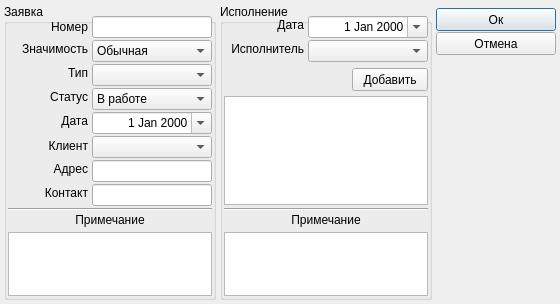
<?xml version="1.0" encoding="UTF-8"?>
<ui version="4.0">
 <class>TRequestDlg</class>
 <widget class="QDialog" name="TRequestDlg">
  <property name="windowModality">
   <enum>Qt::ApplicationModal</enum>
  </property>
  <property name="geometry">
   <rect>
    <x>0</x>
    <y>0</y>
    <width>560</width>
    <height>304</height>
   </rect>
  </property>
  <property name="minimumSize">
   <size>
    <width>560</width>
    <height>304</height>
   </size>
  </property>
  <property name="maximumSize">
   <size>
    <width>560</width>
    <height>304</height>
   </size>
  </property>
  <property name="windowTitle">
   <string>Заявка</string>
  </property>
  <widget class="QPushButton" name="okBtn">
   <property name="geometry">
    <rect>
     <x>436</x>
     <y>8</y>
     <width>120</width>
     <height>23</height>
    </rect>
   </property>
   <property name="text">
    <string>Ок</string>
   </property>
   <property name="icon">
    <iconset resource="../res/request.qrc">
     <normaloff>:/images/ok</normaloff>:/images/ok</iconset>
   </property>
   <property name="default">
    <bool>true</bool>
   </property>
  </widget>
  <widget class="QPushButton" name="cancelBtn">
   <property name="geometry">
    <rect>
     <x>436</x>
     <y>32</y>
     <width>120</width>
     <height>23</height>
    </rect>
   </property>
   <property name="text">
    <string>Отмена</string>
   </property>
   <property name="icon">
    <iconset resource="../res/request.qrc">
     <normaloff>:/images/cancel</normaloff>:/images/cancel</iconset>
   </property>
  </widget>
  <widget class="QGroupBox" name="requestGroup">
   <property name="geometry">
    <rect>
     <x>4</x>
     <y>4</y>
     <width>212</width>
     <height>296</height>
    </rect>
   </property>
   <property name="title">
    <string>Заявка</string>
   </property>
   <widget class="QLabel" name="label_2">
    <property name="geometry">
     <rect>
      <x>4</x>
      <y>16</y>
      <width>80</width>
      <height>14</height>
     </rect>
    </property>
    <property name="frameShape">
     <enum>QFrame::NoFrame</enum>
    </property>
    <property name="text">
     <string>Номер</string>
    </property>
    <property name="alignment">
     <set>Qt::AlignRight|Qt::AlignTrailing|Qt::AlignVCenter</set>
    </property>
   </widget>
   <widget class="QLabel" name="label_3">
    <property name="geometry">
     <rect>
      <x>4</x>
      <y>38</y>
      <width>80</width>
      <height>14</height>
     </rect>
    </property>
    <property name="frameShape">
     <enum>QFrame::NoFrame</enum>
    </property>
    <property name="text">
     <string>Значимость</string>
    </property>
    <property name="alignment">
     <set>Qt::AlignRight|Qt::AlignTrailing|Qt::AlignVCenter</set>
    </property>
   </widget>
   <widget class="QLabel" name="label_9">
    <property name="geometry">
     <rect>
      <x>4</x>
      <y>62</y>
      <width>80</width>
      <height>14</height>
     </rect>
    </property>
    <property name="frameShape">
     <enum>QFrame::NoFrame</enum>
    </property>
    <property name="text">
     <string>Тип</string>
    </property>
    <property name="alignment">
     <set>Qt::AlignRight|Qt::AlignTrailing|Qt::AlignVCenter</set>
    </property>
   </widget>
   <widget class="QLabel" name="label_8">
    <property name="geometry">
     <rect>
      <x>4</x>
      <y>86</y>
      <width>80</width>
      <height>14</height>
     </rect>
    </property>
    <property name="frameShape">
     <enum>QFrame::NoFrame</enum>
    </property>
    <property name="text">
     <string>Статус</string>
    </property>
    <property name="alignment">
     <set>Qt::AlignRight|Qt::AlignTrailing|Qt::AlignVCenter</set>
    </property>
   </widget>
   <widget class="QLabel" name="label_4">
    <property name="geometry">
     <rect>
      <x>4</x>
      <y>110</y>
      <width>80</width>
      <height>14</height>
     </rect>
    </property>
    <property name="frameShape">
     <enum>QFrame::NoFrame</enum>
    </property>
    <property name="text">
     <string>Дата</string>
    </property>
    <property name="alignment">
     <set>Qt::AlignRight|Qt::AlignTrailing|Qt::AlignVCenter</set>
    </property>
   </widget>
   <widget class="QLabel" name="label_10">
    <property name="geometry">
     <rect>
      <x>4</x>
      <y>208</y>
      <width>204</width>
      <height>16</height>
     </rect>
    </property>
    <property name="frameShape">
     <enum>QFrame::NoFrame</enum>
    </property>
    <property name="text">
     <string>Примечание</string>
    </property>
    <property name="alignment">
     <set>Qt::AlignCenter</set>
    </property>
   </widget>
   <widget class="QLabel" name="label_6">
    <property name="geometry">
     <rect>
      <x>4</x>
      <y>134</y>
      <width>80</width>
      <height>16</height>
     </rect>
    </property>
    <property name="frameShape">
     <enum>QFrame::NoFrame</enum>
    </property>
    <property name="text">
     <string>Клиент</string>
    </property>
    <property name="alignment">
     <set>Qt::AlignRight|Qt::AlignTrailing|Qt::AlignVCenter</set>
    </property>
   </widget>
   <widget class="Line" name="line">
    <property name="geometry">
     <rect>
      <x>4</x>
      <y>204</y>
      <width>204</width>
      <height>3</height>
     </rect>
    </property>
    <property name="orientation">
     <enum>Qt::Horizontal</enum>
    </property>
   </widget>
   <widget class="QLineEdit" name="numberEdit">
    <property name="geometry">
     <rect>
      <x>88</x>
      <y>12</y>
      <width>120</width>
      <height>22</height>
     </rect>
    </property>
    <property name="alignment">
     <set>Qt::AlignRight|Qt::AlignTrailing|Qt::AlignVCenter</set>
    </property>
   </widget>
   <widget class="QComboBox" name="importanceCombo">
    <property name="geometry">
     <rect>
      <x>88</x>
      <y>36</y>
      <width>120</width>
      <height>22</height>
     </rect>
    </property>
    <property name="currentText">
     <string>Обычная</string>
    </property>
    <item>
     <property name="text">
      <string>Обычная</string>
     </property>
    </item>
    <item>
     <property name="text">
      <string>Важная</string>
     </property>
    </item>
    <item>
     <property name="text">
      <string>Неизвестно</string>
     </property>
    </item>
   </widget>
   <widget class="QComboBox" name="typeCombo">
    <property name="geometry">
     <rect>
      <x>88</x>
      <y>60</y>
      <width>120</width>
      <height>22</height>
     </rect>
    </property>
   </widget>
   <widget class="QComboBox" name="statusCombo">
    <property name="geometry">
     <rect>
      <x>88</x>
      <y>84</y>
      <width>120</width>
      <height>22</height>
     </rect>
    </property>
    <item>
     <property name="text">
      <string>В работе</string>
     </property>
    </item>
    <item>
     <property name="text">
      <string>Отменена</string>
     </property>
    </item>
    <item>
     <property name="text">
      <string>Выполнена</string>
     </property>
    </item>
    <item>
     <property name="text">
      <string>Неизвестно</string>
     </property>
    </item>
   </widget>
   <widget class="QComboBox" name="clientCombo">
    <property name="geometry">
     <rect>
      <x>88</x>
      <y>132</y>
      <width>120</width>
      <height>22</height>
     </rect>
    </property>
   </widget>
   <widget class="QDateEdit" name="requestDateEdit">
    <property name="geometry">
     <rect>
      <x>88</x>
      <y>108</y>
      <width>120</width>
      <height>22</height>
     </rect>
    </property>
    <property name="alignment">
     <set>Qt::AlignRight|Qt::AlignTrailing|Qt::AlignVCenter</set>
    </property>
    <property name="calendarPopup">
     <bool>true</bool>
    </property>
   </widget>
   <widget class="QPlainTextEdit" name="requestNoteEdit">
    <property name="geometry">
     <rect>
      <x>4</x>
      <y>228</y>
      <width>204</width>
      <height>64</height>
     </rect>
    </property>
   </widget>
   <widget class="QLabel" name="label_7">
    <property name="geometry">
     <rect>
      <x>4</x>
      <y>158</y>
      <width>80</width>
      <height>14</height>
     </rect>
    </property>
    <property name="frameShape">
     <enum>QFrame::NoFrame</enum>
    </property>
    <property name="text">
     <string>Адрес</string>
    </property>
    <property name="alignment">
     <set>Qt::AlignRight|Qt::AlignTrailing|Qt::AlignVCenter</set>
    </property>
   </widget>
   <widget class="QLineEdit" name="addressEdit">
    <property name="geometry">
     <rect>
      <x>88</x>
      <y>156</y>
      <width>120</width>
      <height>22</height>
     </rect>
    </property>
    <property name="alignment">
     <set>Qt::AlignLeading|Qt::AlignLeft|Qt::AlignVCenter</set>
    </property>
   </widget>
   <widget class="QLineEdit" name="contactEdit">
    <property name="geometry">
     <rect>
      <x>88</x>
      <y>180</y>
      <width>120</width>
      <height>22</height>
     </rect>
    </property>
    <property name="alignment">
     <set>Qt::AlignLeading|Qt::AlignLeft|Qt::AlignVCenter</set>
    </property>
   </widget>
   <widget class="QLabel" name="label_12">
    <property name="geometry">
     <rect>
      <x>4</x>
      <y>182</y>
      <width>80</width>
      <height>14</height>
     </rect>
    </property>
    <property name="frameShape">
     <enum>QFrame::NoFrame</enum>
    </property>
    <property name="text">
     <string>Контакт</string>
    </property>
    <property name="alignment">
     <set>Qt::AlignRight|Qt::AlignTrailing|Qt::AlignVCenter</set>
    </property>
   </widget>
  </widget>
  <widget class="QGroupBox" name="realizeGroup">
   <property name="geometry">
    <rect>
     <x>220</x>
     <y>4</y>
     <width>212</width>
     <height>296</height>
    </rect>
   </property>
   <property name="title">
    <string>Исполнение</string>
   </property>
   <widget class="QPlainTextEdit" name="realizeNoteEdit">
    <property name="geometry">
     <rect>
      <x>4</x>
      <y>228</y>
      <width>204</width>
      <height>64</height>
     </rect>
    </property>
   </widget>
   <widget class="QDateEdit" name="realizeDateEdit">
    <property name="geometry">
     <rect>
      <x>88</x>
      <y>12</y>
      <width>120</width>
      <height>22</height>
     </rect>
    </property>
    <property name="alignment">
     <set>Qt::AlignRight|Qt::AlignTrailing|Qt::AlignVCenter</set>
    </property>
    <property name="calendarPopup">
     <bool>true</bool>
    </property>
   </widget>
   <widget class="QLabel" name="label_5">
    <property name="geometry">
     <rect>
      <x>4</x>
      <y>14</y>
      <width>80</width>
      <height>14</height>
     </rect>
    </property>
    <property name="frameShape">
     <enum>QFrame::NoFrame</enum>
    </property>
    <property name="text">
     <string>Дата</string>
    </property>
    <property name="alignment">
     <set>Qt::AlignRight|Qt::AlignTrailing|Qt::AlignVCenter</set>
    </property>
   </widget>
   <widget class="QComboBox" name="performerCombo">
    <property name="geometry">
     <rect>
      <x>88</x>
      <y>36</y>
      <width>120</width>
      <height>22</height>
     </rect>
    </property>
   </widget>
   <widget class="QLabel" name="performerLbl">
    <property name="geometry">
     <rect>
      <x>4</x>
      <y>38</y>
      <width>80</width>
      <height>14</height>
     </rect>
    </property>
    <property name="frameShape">
     <enum>QFrame::NoFrame</enum>
    </property>
    <property name="text">
     <string>Исполнитель</string>
    </property>
    <property name="alignment">
     <set>Qt::AlignRight|Qt::AlignTrailing|Qt::AlignVCenter</set>
    </property>
   </widget>
   <widget class="QLabel" name="label_11">
    <property name="geometry">
     <rect>
      <x>4</x>
      <y>208</y>
      <width>204</width>
      <height>16</height>
     </rect>
    </property>
    <property name="frameShape">
     <enum>QFrame::NoFrame</enum>
    </property>
    <property name="text">
     <string>Примечание</string>
    </property>
    <property name="alignment">
     <set>Qt::AlignCenter</set>
    </property>
   </widget>
   <widget class="Line" name="line_3">
    <property name="geometry">
     <rect>
      <x>4</x>
      <y>204</y>
      <width>204</width>
      <height>3</height>
     </rect>
    </property>
    <property name="orientation">
     <enum>Qt::Horizontal</enum>
    </property>
   </widget>
   <widget class="QPlainTextEdit" name="workersEdit">
    <property name="geometry">
     <rect>
      <x>4</x>
      <y>92</y>
      <width>204</width>
      <height>109</height>
     </rect>
    </property>
   </widget>
   <widget class="QPushButton" name="addBtn">
    <property name="geometry">
     <rect>
      <x>132</x>
      <y>64</y>
      <width>76</width>
      <height>23</height>
     </rect>
    </property>
    <property name="text">
     <string>Добавить</string>
    </property>
   </widget>
  </widget>
 </widget>
 <tabstops>
  <tabstop>numberEdit</tabstop>
  <tabstop>importanceCombo</tabstop>
  <tabstop>typeCombo</tabstop>
  <tabstop>statusCombo</tabstop>
  <tabstop>requestDateEdit</tabstop>
  <tabstop>clientCombo</tabstop>
  <tabstop>addressEdit</tabstop>
  <tabstop>contactEdit</tabstop>
  <tabstop>requestNoteEdit</tabstop>
  <tabstop>realizeDateEdit</tabstop>
  <tabstop>performerCombo</tabstop>
  <tabstop>addBtn</tabstop>
  <tabstop>workersEdit</tabstop>
  <tabstop>realizeNoteEdit</tabstop>
  <tabstop>okBtn</tabstop>
  <tabstop>cancelBtn</tabstop>
 </tabstops>
 <resources>
  <include location="../res/request.qrc"/>
 </resources>
 <connections/>
</ui>
